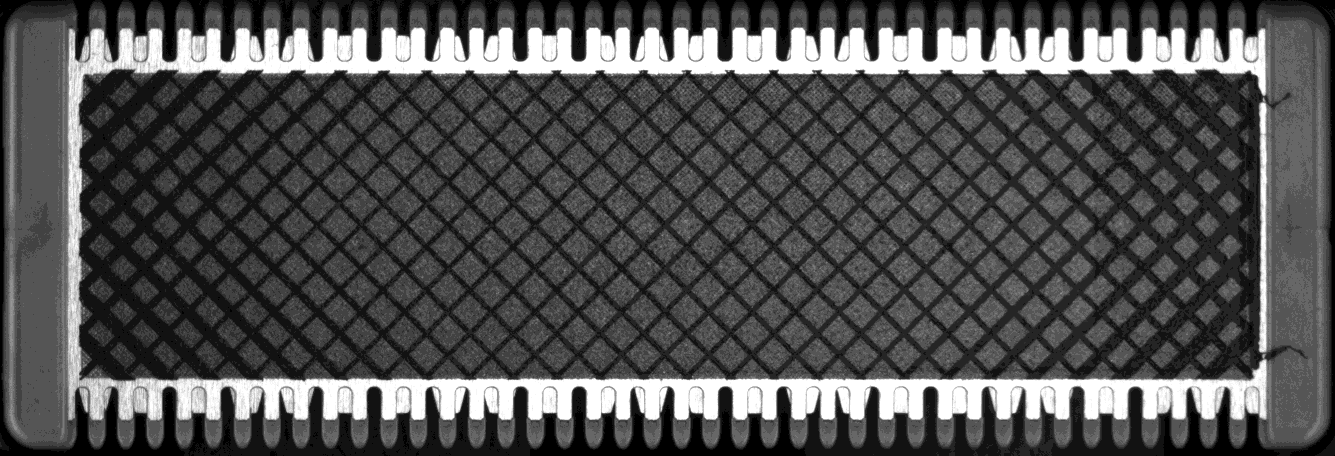
#> input picture asset/cropped_manual.tif, 1335 x 456 px; the run also reads 1 picture not shown here
$ python -i Image.py   (imports and definitions only)
#> lines starting #> are read from the running program, lines starting #| are printed output that depends on the picture; after the words box and inside, x2 and y2 are one past the last pixel; in counts of white or black regions, pixels touching at a corner belong together
import cv2 as cv
import os
import numpy as np
from scipy import ndimage
from scipy.signal import find_peaks, peak_widths
from scipy.interpolate import splrep, BSpline

Mat = np.ndarray[int, np.dtype[np.generic]]


class Image:
    def __init__(self, filename: str,grid_threshold=450):
        self.cwd = os.getcwd()
        self.filename = filename
        self.image_8_bit = self.load_image(is_8bit=True)
        self.image_12_bit = self.load_image()
        self.crop_image_8_bit, top_left = self.crop(self.image_8_bit)
        self.crop_image_12_bit = self.crop_grid(top_left)
        self.grid_threshold = grid_threshold
        self.grid_value = 0
        self.blackspot_isdefect = (False, False)
        # blackspot
        blackspot = self.blackspot_detect()
        self.blackspot = {
            "right": np.sum(blackspot[0],axis=2),
            "left": np.sum(blackspot[1],axis=2)
        }

        self.teeth_isdefect = (False,False)
        # teeth
        teeth = self.teeth_detect()
        self.teeth = {
            "top": np.sum(teeth[0],axis=2),
            "bottom": np.sum(teeth[1],axis=2)
        }

        mask,img = self.grid_detect()
        self.grid_silver = self.grid_silver(mask,img)
        self.grid_black,self.grid_value = self.grid_black(mask,img)

        self.processed_image = self.combine_image()

    def load_image(self, is_8bit=False) -> Mat:
        """
                load image either 8 or 12 bit
        """
#> called with is_8bit = True
        if not os.path.isfile(self.filename):
            raise NameError

        if is_8bit:
            img = cv.imread(self.filename, cv.IMREAD_GRAYSCALE)
#> img is the input picture: shape (456, 1335); min 0, max 27, mean 8.6
        else:
            img = cv.imread(
                self.filename,  cv.IMREAD_GRAYSCALE | cv.IMREAD_ANYDEPTH)
        return img

    def crop(self, image: Mat) -> Mat:
        """
                crop to the whole blade
        """
        template = cv.imread(os.path.join(self.cwd, 'asset\\cropped_manual.tif'), cv.IMREAD_GRAYSCALE)
        res = cv.matchTemplate(image, template, cv.TM_SQDIFF_NORMED)
#> res = [0]
        min_val, max_val, min_loc, max_loc = cv.minMaxLoc(res)
#> min_val = 0; max_val = 0; min_loc = (0, 0); max_loc = (0, 0)
        top_left = min_loc
#> top_left = (0, 0)

        cropped_image = image[top_left[1]:(
            top_left[1] + 445), top_left[0]:(top_left[0] + 1338)]
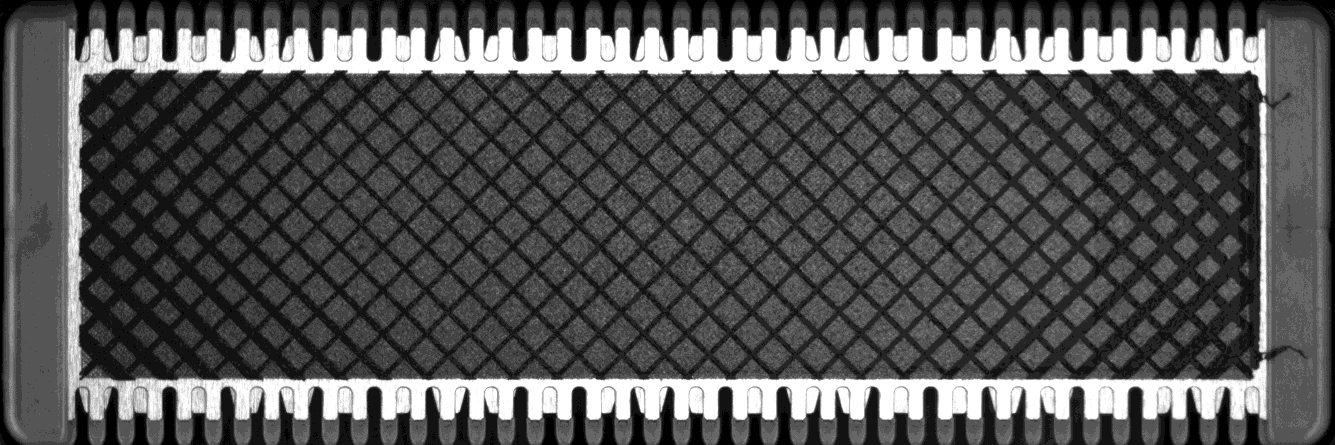
#> cropped_image: shape (445, 1335); min 0, max 27, mean 8.8; drawn with min black and max white
        return cropped_image, top_left

    def crop_grid(self, top_left) -> Mat:
        """
                Crop Grid from the image
        """
#> called with top_left = (0, 0)
        cropped_image = self.image_12_bit[top_left[1]:(top_left[1] + 445), top_left[0]:(top_left[0] + 1338)]
        template_grid = cv.imread(os.path.join(
            self.cwd, 'asset/cropped_grid_area.tif'), cv.IMREAD_GRAYSCALE)
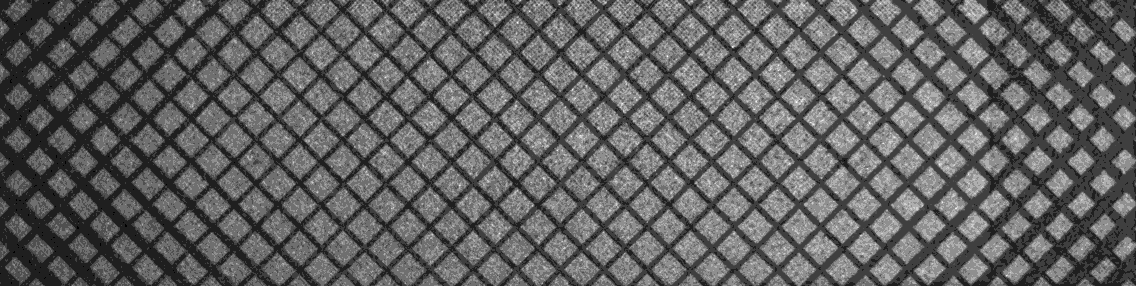
#> input picture asset/cropped_grid_area.tif, 1136 x 286 px
#> template_grid is the input picture: shape (286, 1136); min 0, max 16, mean 6.09
        bound = cv.matchTemplate(
            self.crop_image_8_bit, template_grid, cv.TM_SQDIFF_NORMED)
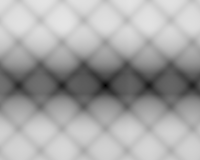
#> bound: shape (160, 200) float32; min 1.38e-07, max 0.898, mean 0.654
        min_val, max_val, min_loc, max_loc = cv.minMaxLoc(bound)
#> min_val = 1.38e-07; max_val = 0.898; min_loc = (105, 85); max_loc = (62, 23)
        top_left = min_loc
#> top_left = (105, 85)
        top_left = (top_left[0] + 10, top_left[1] + 10)
#> top_left = (115, 95)

        cropped_image = cropped_image[65:-65, 78:-80]
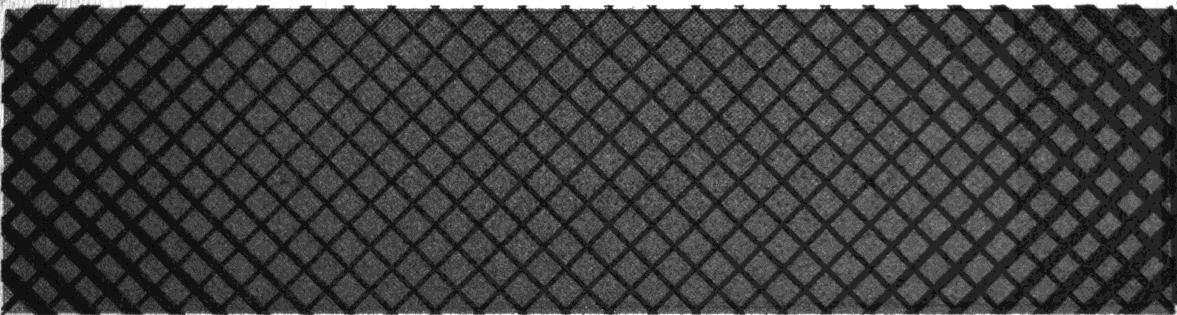
#> cropped_image: shape (315, 1177); min 0, max 27, mean 6.6; drawn with min black and max white

        return cropped_image

    # [61 lines left out: functions show_image, detect_side_tb, not called in this run]

    def detect_side_lr(self, isLeft: bool):
        # todo
#> called with isLeft = False
        mask = None
        if isLeft:
            mask = cv.imread(os.path.join(
                self.cwd, "asset/left_template.png"), cv.IMREAD_UNCHANGED)
        else:
            mask = cv.imread(os.path.join(
                self.cwd, "asset/right_template.png"), cv.IMREAD_UNCHANGED)

        pic = self.crop_image_8_bit[:, -68:-5]
        if isLeft:
            pic = self.crop_image_8_bit[:, 5:68]

        # blurs template to remove small spots
        pic = cv.GaussianBlur(pic, (3, 3), 0)
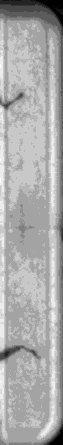
#> pic: shape (445, 63); min 0, max 14, mean 9.36; drawn with min black and max white
        # make picture brighter
        cv.imwrite('before.png',pic)
        pic = cv.convertScaleAbs(pic, 0.5, 10)
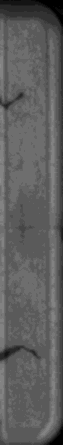
#> pic: shape (445, 63); min 0, max 140, mean 93.6
        cv.imwrite('after.png',pic)
        pic = cv.cvtColor(pic, cv.COLOR_GRAY2RGBA)
#> pic: shape (445, 63, 4)
        mask = mask[:445, :63]
#> mask: shape (445, 63, 4)
        # remove blank space with mask
        pic = cv.subtract(pic, mask)

        arr = np.where(pic == 0, np.nan, pic)
#> arr: shape (445, 63, 4) float64; 25.61% of the values are NaN or infinite; the others: min 1, max 255, mean 92.95
        mean = np.nanmean(arr)
#> mean = 92.95
        std = np.nanstd(arr)
#> std = 20.65

        # check for pixels above the standard deviation
        anomalies = (np.abs(arr - mean) / std >= 2.0).any(axis=2)
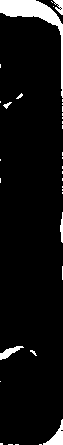
#> anomalies: shape (445, 63) bool; 6.2% white; 35 white regions (29 under 20 px), largest, box (x1, y1, x2, y2) and area: (0, 0, 63, 98) 1095, (43, 419, 63, 445) 202, (0, 346, 24, 360) 137, (53, 0, 63, 15) 87, (60, 212, 63, 243) 61, (3, 102, 12, 109) 27
        mask_u8 = anomalies.astype(np.uint8) * 255
        mask_u8 = cv.cvtColor(mask_u8, cv.COLOR_GRAY2RGB)
        if isLeft:
            mask = cv.imread(os.path.join(
                self.cwd, "asset/left_template_nt.png"), cv.IMREAD_COLOR)
        else:
            mask = cv.imread(os.path.join(
                self.cwd, "asset/right_template_nt.png"), cv.IMREAD_COLOR)
#> (the run stopped early here; a loop or call above may not have finished)
